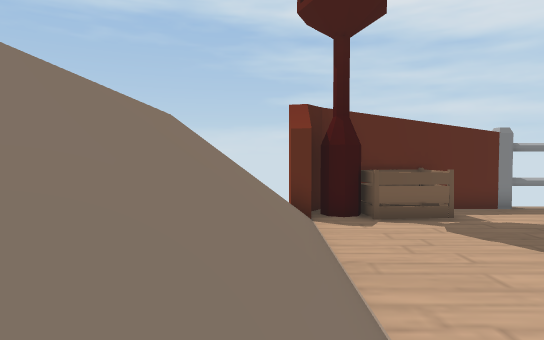
view 1 (above)

24 first-person views from a walk through a scene from a Unity 3-D project. The camera is 1.5 m above the floor, tilts 2° down and sees 75° across. The floor is counted in squares, 2 m on a side. Each view is taken from the middle of a square. On the plan, view 1 faces up. The plan holds only what a view shows up to about 11 squares ahead; the rest is blank. The place goes on beyond the plan.

view 2
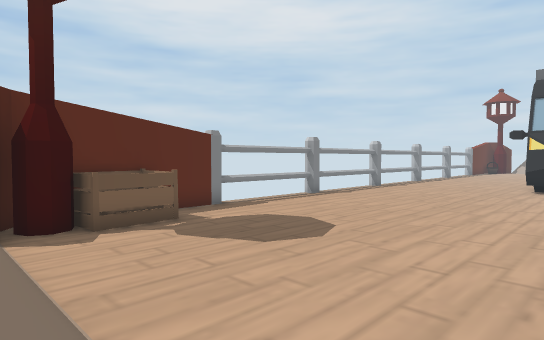

view 3
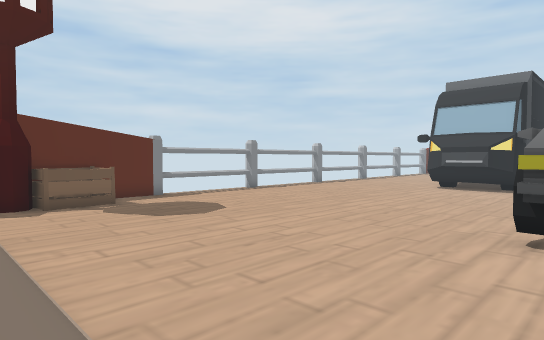

view 4
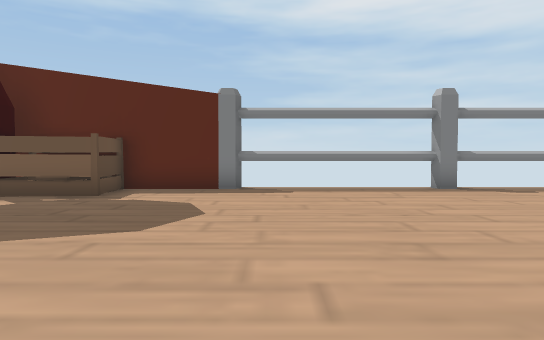

view 5
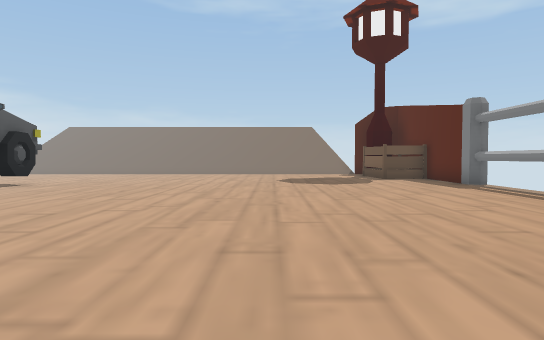

view 6
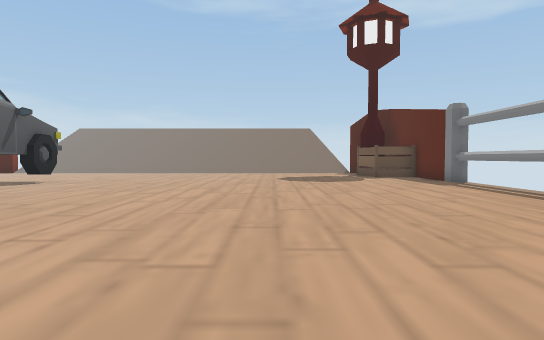

view 7
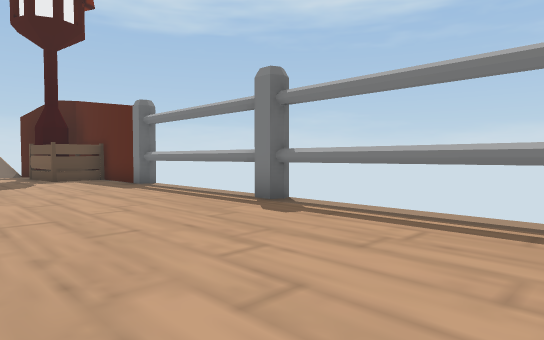

view 8
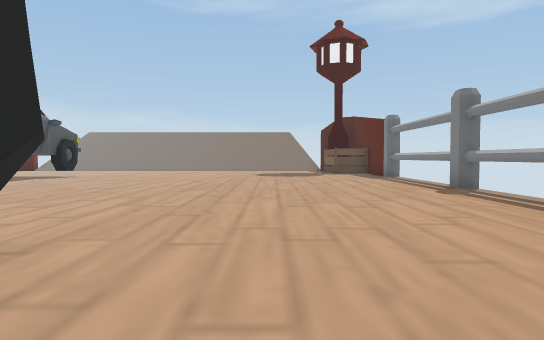

view 9
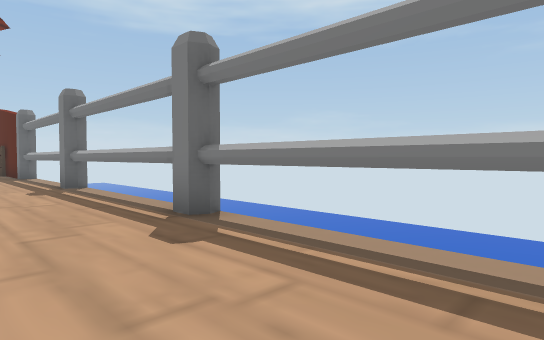

view 10
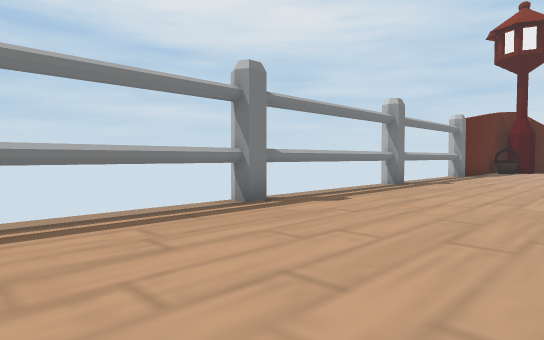

view 11
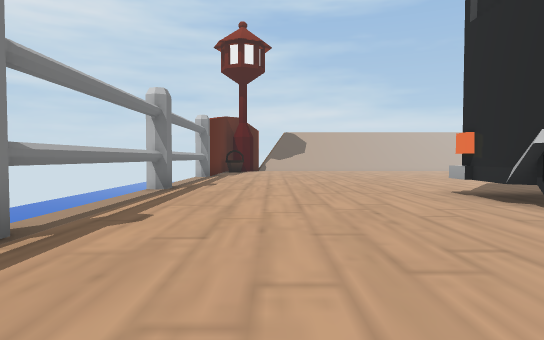

view 12
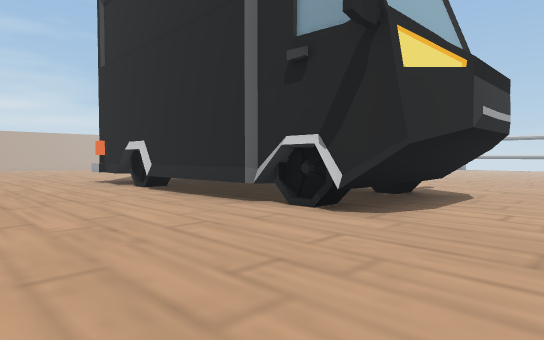

view 13
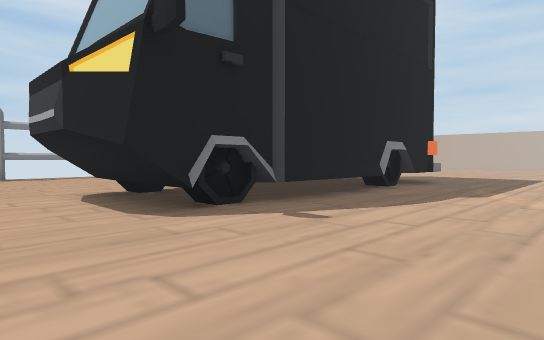

view 14
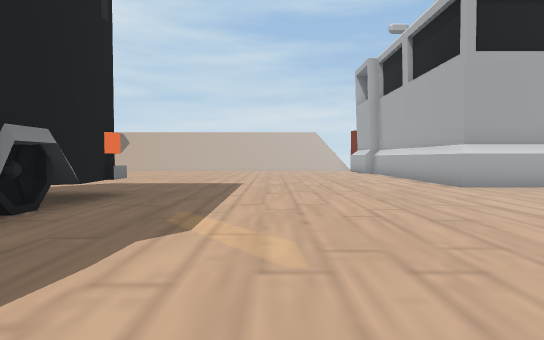

view 15
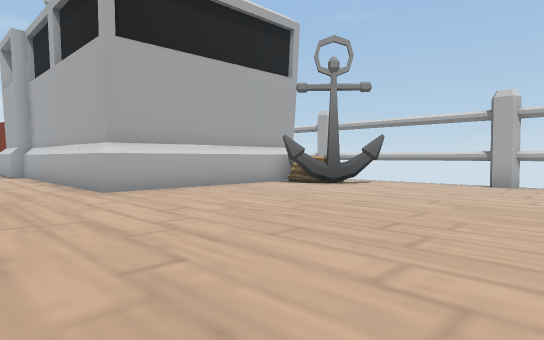

view 16
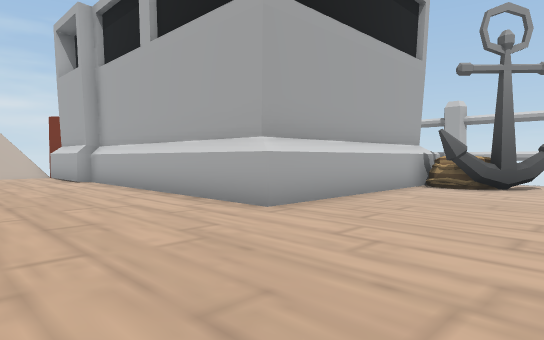

view 17
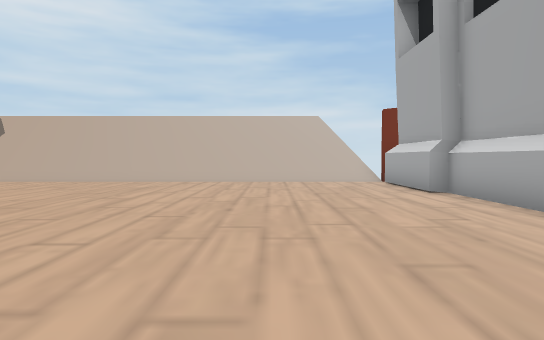

view 18
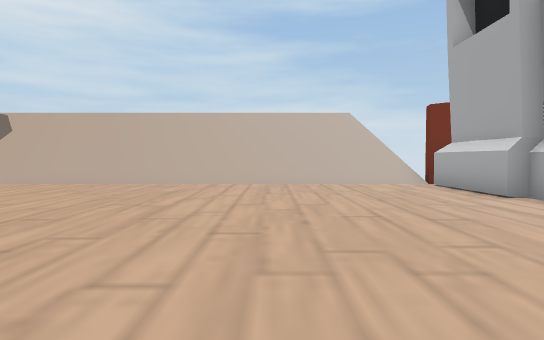

view 19
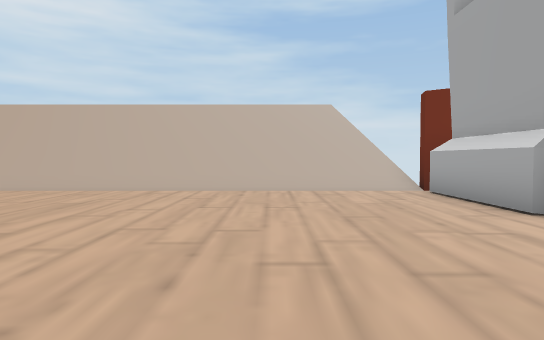

view 20
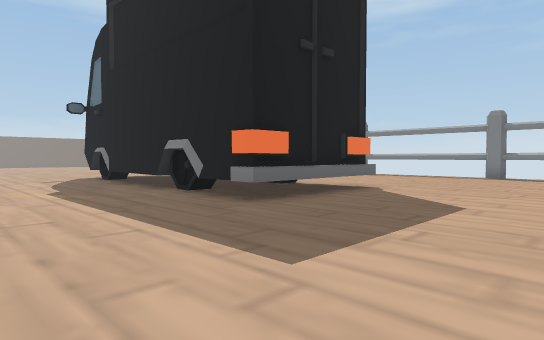

view 21
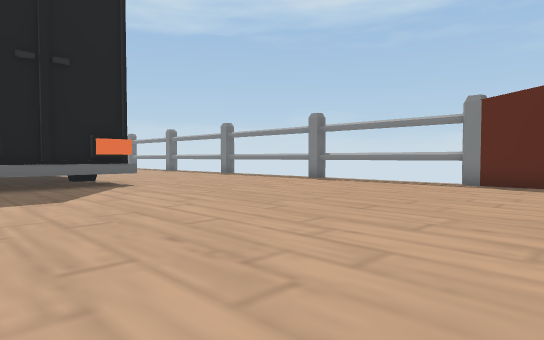

view 22
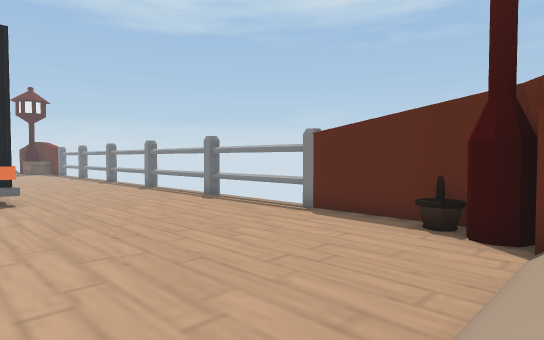

view 23
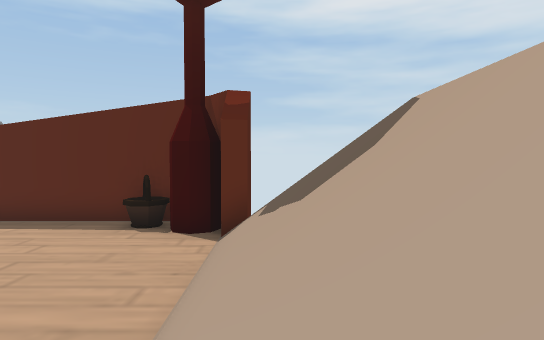

view 24
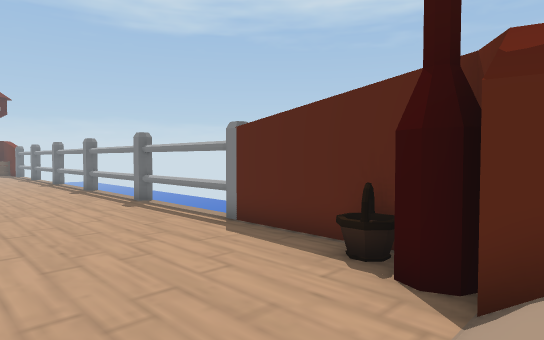

### Floor plan
Key: @ floor where view 1 was taken; # wall or solid block; . floor; / step, stairs or slope; ^ raised ledge; v drop or lower ground; C crate; T thing the floor can be seen under or through; B bucket; O other object.
Columns run from 2 left of view 1 to 43 right of it. Each row starts with its distance up from view 1.
 11    v######################################v
 10   v##CC.................................B##v
  9   v##CC..................................##v
  8  v//......................................//v
  7 ////......................................////
  6 ////......................................////
  5 ////......................................////
  4 ////................####^^#TTT............////
  3 ////................###      T............////
  2 ////................#        T............////
  1  ///................###^  ##^T............////
  0   @/............. ......###.TT............////
 -1     ...........   ........................////
 -2      ....##       ........................////
 -3   /                .......................////
 -4                   . ......................////
 -5                        ...................////
 -6                         ..................///v
 -7                        .................../vv
 -8                        ........############v
 -9                        ........#
-10                         .......#
-11                         .......#
-12                         .......#
-13                         .....###
-14                         ....#OO#
-15                         ........
-16                         ########

Positions as (right, up) in squares from view 1, and headings:
1: (0, 0), facing up
2: (0, 1), facing up-right
3: (0, -3), facing up-right
4: (8, 2), facing up
5: (17, 5), facing left
6: (18, 5), facing left
7: (17, 6), facing up-left
8: (21, 6), facing left
9: (22, 8), facing up-left
10: (19, 6), facing up-right
11: (20, 8), facing right
12: (16, 8), facing down-right
13: (16, -4), facing up-right
14: (20, -3), facing right
15: (21, -5), facing down-right
16: (25, -4), facing down-right
17: (29, -4), facing right
18: (30, -3), facing right
19: (32, -4), facing right
20: (32, -4), facing up-left
21: (37, 0), facing up-left
22: (41, 2), facing up-left
23: (41, 2), facing up
24: (41, 5), facing up-left
